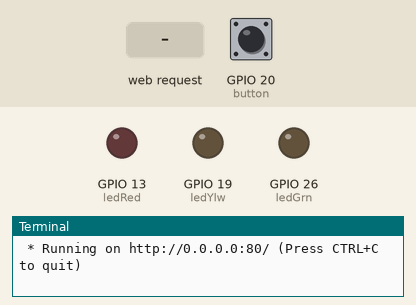
Simulated run of this program. Board: Raspberry Pi (BCM pin numbers). On the bench: output pins drawn as LEDs (lit = HIGH), the last lines printed to the terminal. The test bench sets the inputs (shaded band); at power-on: GPIO 20 (button) LOW. The clock reads 2024-03-15 10:24:30 at power-on unless the program sets it.

Above: at 1.2 s.
1.3 s: HTTP request for /ledRed/on received
At 2.5 s:
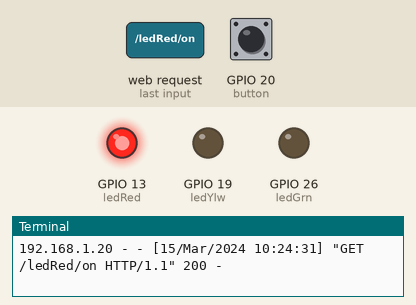
2.8 s: HTTP request for /ledYlw/on received
At 3.6 s:
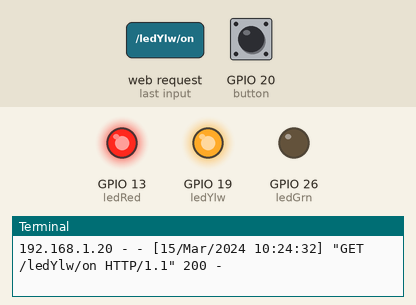
4.3 s: HTTP request for /ledGrn/on received
At 4.8 s:
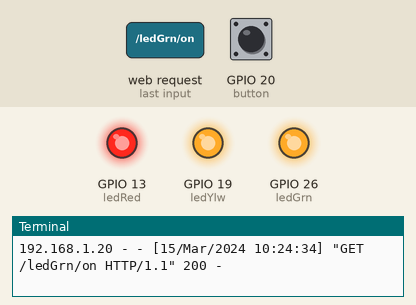
5.8 s: HTTP request for /ledRed/off received
At 7.0 s:
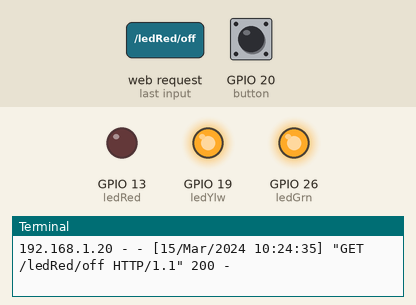
7.3 s: HTTP request for /ledYlw/off received
At 8.3 s:
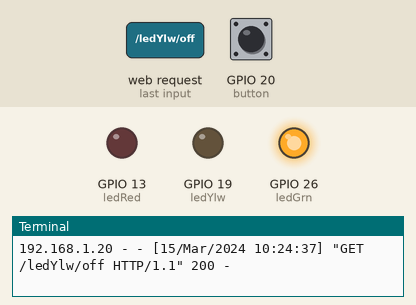
8.8 s: HTTP request for /ledRed/on received
At 9.4 s:
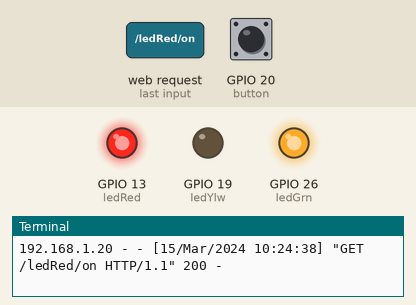
Timing chart, 0 to 11.3 s (numbered marks = the images above; inputs shaded):
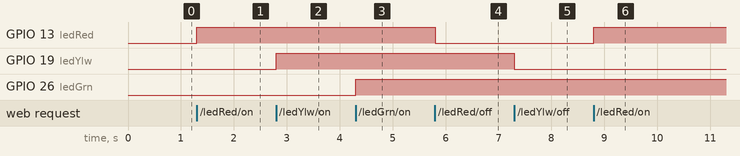

Measured:
- after the input at 1.3 s, GPIO 13 (ledRed): LOW → HIGH at once
- after the input at 2.8 s, GPIO 19 (ledYlw): LOW → HIGH at once
- after the input at 4.3 s, GPIO 26 (ledGrn): LOW → HIGH at once
- after the input at 5.8 s, GPIO 13 (ledRed): HIGH → LOW at once
- after the input at 7.3 s, GPIO 19 (ledYlw): HIGH → LOW at once
- after the input at 8.8 s, GPIO 13 (ledRed): LOW → HIGH at once

The program:

app.py
```python
'''
	Raspberry Pi GPIO Status and Control
'''
import RPi.GPIO as GPIO
from flask import Flask, render_template, request

app = Flask(__name__)

GPIO.setmode(GPIO.BCM)
GPIO.setwarnings(False)

#define sensors GPIOs
button = 20

#define actuators GPIOs
ledRed = 13
ledYlw = 19
ledGrn = 26

#initialize GPIO status variables
buttonSts = 0
ledRedSts = 0
ledYlwSts = 0
ledGrnSts = 0

# Define button pin as an input
GPIO.setup(button, GPIO.IN)

# Define led pins as output
GPIO.setup(ledRed, GPIO.OUT)
GPIO.setup(ledYlw, GPIO.OUT)
GPIO.setup(ledGrn, GPIO.OUT)

# turn leds OFF
GPIO.output(ledRed, GPIO.LOW)
GPIO.output(ledYlw, GPIO.LOW)
GPIO.output(ledGrn, GPIO.LOW)

@app.route("/")
def index():
	# Read GPIO Status
	buttonSts = GPIO.input(button)
	ledRedSts = GPIO.input(ledRed)
	ledYlwSts = GPIO.input(ledYlw)
	ledGrnSts = GPIO.input(ledGrn)
	templateData = {
      		'button'  : buttonSts,
      		'ledRed'  : ledRedSts,
      		'ledYlw'  : ledYlwSts,
      		'ledGrn'  : ledGrnSts,
      	}
	return render_template('index.html', **templateData)

@app.route("/<deviceName>/<action>")
def action(deviceName, action):
	if deviceName == 'ledRed':
		actuator = ledRed
	if deviceName == 'ledYlw':
		actuator = ledYlw
	if deviceName == 'ledGrn':
		actuator = ledGrn

	if action == "on":
		GPIO.output(actuator, GPIO.HIGH)
	if action == "off":
		GPIO.output(actuator, GPIO.LOW)

	buttonSts = GPIO.input(button)
	ledRedSts = GPIO.input(ledRed)
	ledYlwSts = GPIO.input(ledYlw)
	ledGrnSts = GPIO.input(ledGrn)

	templateData = {
	 	'button'  : buttonSts,
      		'ledRed'  : ledRedSts,
      		'ledYlw'  : ledYlwSts,
      		'ledGrn'  : ledGrnSts,
	}
	return render_template('index.html', **templateData)

if __name__ == "__main__":
   app.run(host='0.0.0.0', port=80, debug=True)
```
